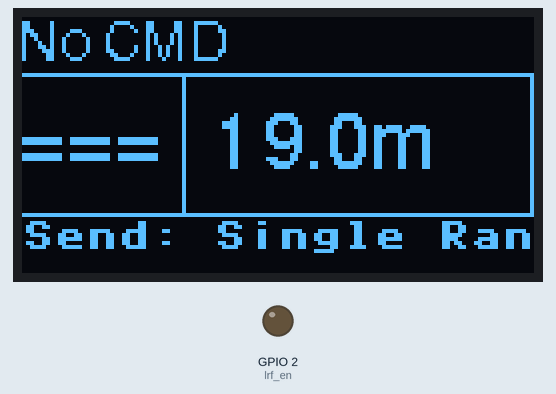
Simulated run of this program. Board: ESP32 board running MicroPython. Parts: 128×64 one-colour display, output pins drawn as LEDs (lit = HIGH). Random numbers come from a fixed seed; library files of the repository ran but are not shown: __init__.py, freesans20.py, font6.py, ssd1306.py, writer.py, font10.py; what the program prints to the serial console is not drawn.

Above: at 0.2 s.

The program:

emulator19.py
```python
import struct
from machine import UART, Pin
import _thread
from src.oled import *
from src.fonts import freesans20, font6
import time
import random


boot_button = Pin(0, Pin.IN, Pin.PULL_UP)
# buttons init
button0 = Pin(23, Pin.IN, Pin.PULL_UP)
button1 = Pin(18, Pin.IN, Pin.PULL_UP)


lrf_en = Pin(2, Pin.OUT)
uart = UART(1, baudrate=115200, tx=Pin(17), rx=Pin(16))


CMD_STR = {
    0x01: 'Self Inspection',
    0x02: 'Single Ranging',
    0x04: 'Scanning',
    0x05: 'Stop Scanning',
    0x06: 'Ranging Error',
}

FMT = {
    0x01: '> Insp:',
    0x02: '> Range: {d}m\nStatus: {s}',
    0x04: '> Range: {d}m\nStatus: {s}',
    0x05: '> Stopped',
    0x06: '> Ranging Error\nf{fp} l{lo} w{w} e{ec}\nt{t} bs{bs} bo{bo}',
}


def crc(data):
    return sum(data[3:-1]) & 0xFF


def range_resp_pack(status, range: float):
    r, d = int(range // 1), int(range % 1 * 10)
    return struct.pack(">BhB", status, r, d)


def continuous_resp_pack(status, range: float):
    r, d = int(range // 1), int(range % 1 * 10)
    return struct.pack(">BhB", status, r, d)


def range_abnormal_pack(*args, **kwargs):
    return b''


RequestBuilder = {
    0x02: range_resp_pack,
    0x04: continuous_resp_pack,
    0x05: lambda *args, **kwargs: {},
    0x06: range_abnormal_pack,
}

ResponseParser = {
    0x02: lambda *args: {},
    0x04: lambda *args: {},
    0x05: lambda *args: {},
}


def check_crc(data):
    return crc(data) == data[-1]


def response_unpack(data):
    hh, hl, ln, q, cmd = struct.unpack('<BBBBB', data[:5])
    if not check_crc(data):
        raise ValueError("Wrong CRC")
    if not cmd in ResponseParser:
        raise ValueError("Wrong CMD")
    func = ResponseParser[cmd]
    return cmd, func(data[5:-1])


def request_pack(cmd, **kwargs):
    data = bytearray(b'\xee\x16\xff\x03')
    data.append(cmd)

    if not cmd in RequestBuilder:
        raise ValueError("Wrong CMD")
    func = RequestBuilder[cmd]
    data.extend(func(**kwargs))
    data.append(0xff)
    data[2] = len(data) - 4
    data[-1] = crc(data)
    return data


def read_uart():
    global CONTINUE
    while True:
        data = uart.read(1)
        if data == b'\xee':
            time.sleep(0.01)
            _d = uart.read(2)
            if _d:
                len_eq = bytearray(_d)
                expected_length = len_eq[1] + 1
                data += len_eq
                data += uart.read(expected_length)

                try:
                    cmd, resp_data = response_unpack(bytearray(data))

                    on_state(f"GOT: {CMD_STR[cmd]}")

                    if cmd == 0x02:
                        _range = random_range()
                        uart.write(request_pack(0x02, status=0, range=_range))
                        on_result(f"{_range}m")
                        on_status(f"Send: {CMD_STR[0x02]}")

                    elif cmd == 0x04:
                        CONTINUE = True
                        _thread.start_new_thread(continuous_ranging_emulate, ())

                    elif cmd == 0x06:
                        # on_result(f"Err:x{resp_data['status']:02X}")
                        # ERR_COUNT += 1
                        # on_status(f"{resp_data['mask']} err: {ERR_COUNT}")
                        ...

                    elif cmd == 0x05:
                        CONTINUE = False
                        uart.write(data)
                        on_result(f"Stop")
                        on_status(f"Send: {CMD_STR[0x02]}")

                except Exception as exc:
                    print(exc)
                    on_result("Undef")

        elif data == b'' or not data:
            pass
        else:
            pass

        time.sleep(0.02)


def continuous_ranging_emulate():

    while CONTINUE:
        _range = random_range()
        uart.write(request_pack(0x02, status=0, range=_range))
        on_result(f"{_range}m")
        on_status(f"Send: {CMD_STR[0x02]}")
        time.sleep(0.1)


def spin(spinner, idx=None):
    draw_spin_rect()
    if idx:
        spinner.idx = idx
    text(f"{spinner.next()}", 0, (oled_height - freesans20.height()) // 2, False, freesans20)
    oled.show()


def on_state(state):
    draw_top_rect()
    text(state, 0, 0, font=font6)
    oled.show()


def on_result(result):
    draw_range_rect()
    text(result, 50, (oled_height - freesans20.height()) // 2, False, freesans20)
    oled.show()


def on_status(status):
    draw_bottom_rect()
    oled.text(status, 0, oled_height-13)
    oled.show()


def random_range():
    return random.randrange(0, 30000, 1) / 10


class Spinner:
    # states = "\/-"
    _states = ["===", ">==", ">>=", ">>>", "=>>", "==>",
               "===", "==<", "=<<", "<<<", "<<=", "<=="]

    def __init__(self, idx=0, states=None):
        self.idx = idx
        self.states = states if states else self._states

    def next(self):
        self.idx += 1
        if self.idx == len(self.states):
            self.idx = 0
        return self.states[self.idx]


# d = request_pack(0x02, status=0, range=60.5)  # Single ranging
# d = request_pack(0x04, status=0, range=60.5)  # Continuous ranging
# d = request_pack(0x05)  # Stop ranging

# cmd, res = response_unpack(data)
CONTINUE = False

# init gui
oled.fill(0)
oled.rect(40, 14, 88, 36, 1)
oled.hline(0, font6.height(), oled_width, 1)
oled.hline(0, oled_height-font6.height()-1, oled_width, 1)
draw_range_rect()
draw_top_rect()
draw_bottom_rect()

scan_spinner = Spinner()
range_spinner = Spinner(states=["===", ">=<", "=x=", ])
spin(range_spinner, -1)
# on_state(">_ stopped ")

on_state(f"No CMD")
on_result(f"None")
on_status(f"Idle")

# read_uart()

c = 0
while 1:
    print(c)
    c += 1
    _range = 19.0
    d = request_pack(0x02, status=0, range=_range)
    print(d)
    uart.write(d)
    on_result(f"{_range}m")
    on_status(f"Send: {CMD_STR[0x02]}")
    time.sleep(0.2)
```

oled.py
```python
# OTA

from machine import I2C, Pin
from src.ssd1306 import SSD1306_I2C
from src.writer import Writer
from src.fonts import font10
import framebuf


# oled init
i2c = I2C(0, scl=Pin(22), sda=Pin(21))
oled_width = 128
oled_height = 64
oled = SSD1306_I2C(oled_width, oled_height, i2c)
oled.rotate(0)


wri = Writer(oled, font10)


def hline(y, x0=0, x1=oled_width, col=1):
    for i in range(x0, x1):
        oled.pixel(i, y, col)


def text(txt, x, y, inv=False, font=None):
    if font:
        wri.font = font
    wri.set_textpos(oled, y, x)
    wri.printstring(txt, inv)


def draw_range_rect():
    fb = framebuf.FrameBuffer(bytearray(88 * 36 * 2), 88, 36, framebuf.MONO_VLSB)
    fb.fill(0)
    fb.rect(0, 0, 88, 36, 1)
    oled.blit(fb, 40, 14)


def draw_top_rect():
    fb = framebuf.FrameBuffer(bytearray(128 * 13 * 2), 128, 13, framebuf.MONO_VLSB)
    fb.fill(0)
    # fb.rect(0, 0, 128, 13, 0)
    oled.blit(fb, 0, 0)


def draw_bottom_rect():
    fb = framebuf.FrameBuffer(bytearray(128 * 14 * 2), 128, 14, framebuf.MONO_VLSB)
    fb.fill(0)
    # fb.rect(0, 0, 128, 13, 0)
    oled.blit(fb, 0, oled_height-14)


def draw_spin_rect():
    fb = framebuf.FrameBuffer(bytearray(40 * 34 * 2), 40, 34, framebuf.MONO_VLSB)
    fb.fill(0)
    oled.blit(fb, 0, 15)
```
